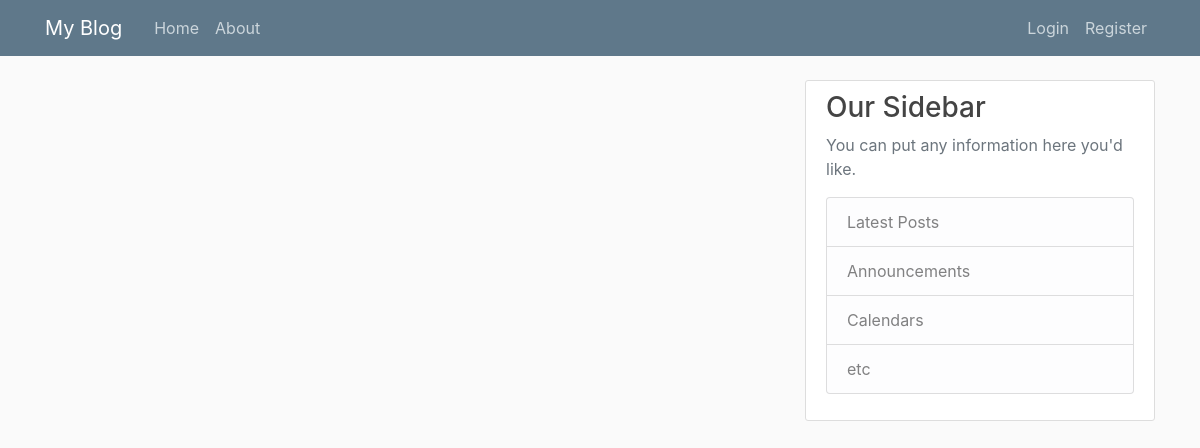
Page /home on the earlier database version.
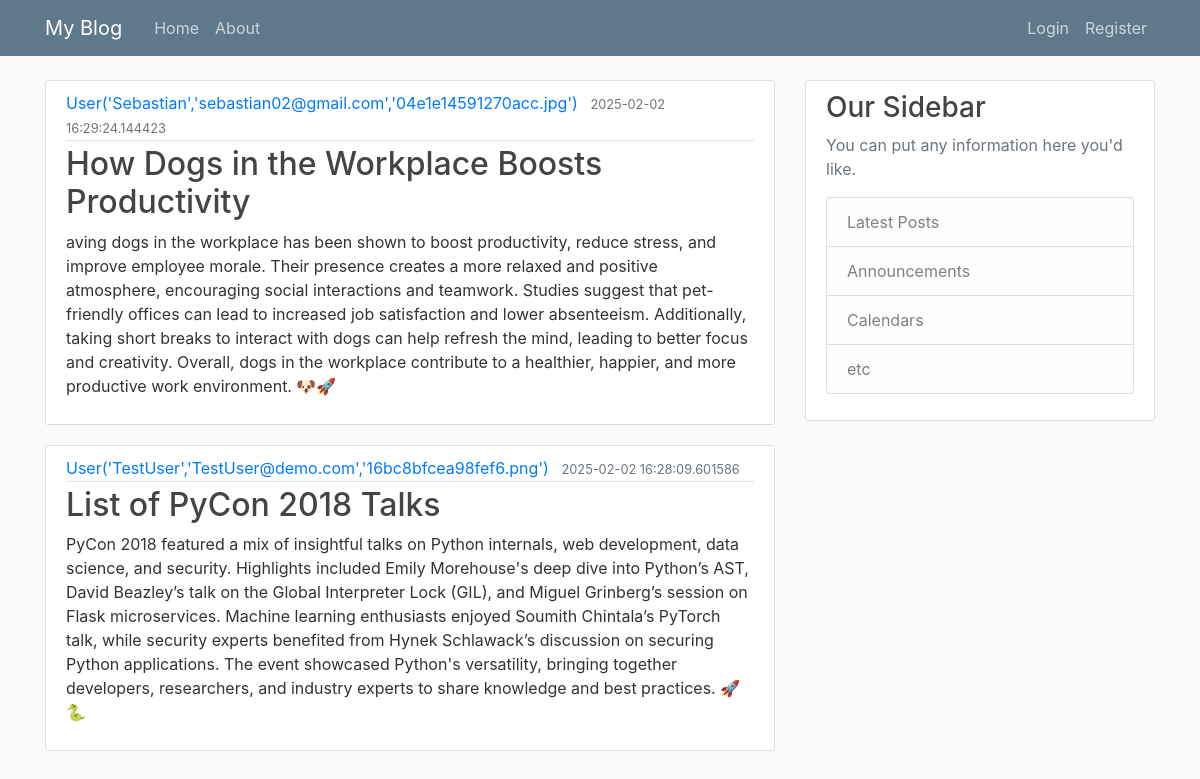
Same page on the later database version.
### flaskblog/models.py (models this page shows, shortened)
class Post(db.Model):
    id = db.Column(db.Integer, primary_key=True)
    title=db.Column(db.String(100),nullable=False)
    date_posted=db.Column(db.DateTime,nullable=False,default=datetime.utcnow)
    content=db.Column(db.Text,nullable=False)
    user_id=db.Column(db.Integer,db.ForeignKey("user.id"),nullable=False)

class User(db.Model, UserMixin):
    id = db.Column(db.Integer, primary_key=True)
    username = db.Column(db.String(20),unique=True,nullable=False)
    email = db.Column(db.String(120),unique=True,nullable=False)
    image_file = db.Column(db.String(20),nullable=False,default='default.jpg')
    password = db.Column(db.String(60),nullable=False)
    posts=db.relationship('Post',backref='author',lazy=True)
    def __repr__(self):
        return f"User('{self.username}','{self.email}','{self.image_file}')"

### flaskblog/routes.py (the view)
@app.route("/")
@app.route("/home")
def home():
    page=request.args.get('page',1,type=int)
    posts=Post.query.order_by(Post.date_posted.desc()).paginate(page=page,per_page=2)
    return render_template ("home.html",posts=posts)

### flaskblog/templates/home.html
{%extends 'layout.html'%} {%block content%} {%for post in posts%}
<article class="media content-section">
  <div class="media-body">
    <div class="article-metadata">
      <a class="mr-2" href="#">{{ post.author }}</a>
      <small class="text-muted">{{ post.date_posted }}</small>
    </div>
    <h2><a class="article-title" href="#">{{ post.title }}</a></h2>
    <p class="article-content">{{ post.content }}</p>
  </div>
</article>
{%endfor%} {%endblock content%}

Differences in the rows shown:
added Post: author "User('Sebastian','sebastian02@gmail.com','04e1e14591270acc.jpg')", date_posted "2025-02-02 16:29:24.144423", title "How Dogs in the Workplace Boosts Productivity", content "aving dogs in the workplace has been shown to boost productivity, reduce stress, and improve employee morale. Their presence creates a more relaxed and positive atmosphere, encouraging social interactions and teamwork. Studies suggest that pet-friendly offices can lead to increased job satisfaction and lower absenteeism. Additionally, taking short breaks to interact with dogs can help refresh the mind, leading to better focus and creativity. Overall, dogs in the workplace contribute to a healthier, happier, and more productive work environment. 🐶🚀"
added Post: author "User('TestUser','TestUser@demo.com','16bc8bfcea98fef6.png')", date_posted "2025-02-02 16:28:09.601586", title "List of PyCon 2018 Talks", content "PyCon 2018 featured a mix of insightful talks on Python internals, web development, data science, and security. Highlights included Emily Morehouse's deep dive into Python’s AST, David Beazley’s talk on the Global Interpreter Lock (GIL), and Miguel Grinberg’s session on Flask microservices. Machine learning enthusiasts enjoyed Soumith Chintala’s PyTorch talk, while security experts benefited from Hynek Schlawack’s discussion on securing Python applications. The event showcased Python's versatility, bringing together developers, researchers, and industry experts to share knowledge and best practices. 🚀🐍"
